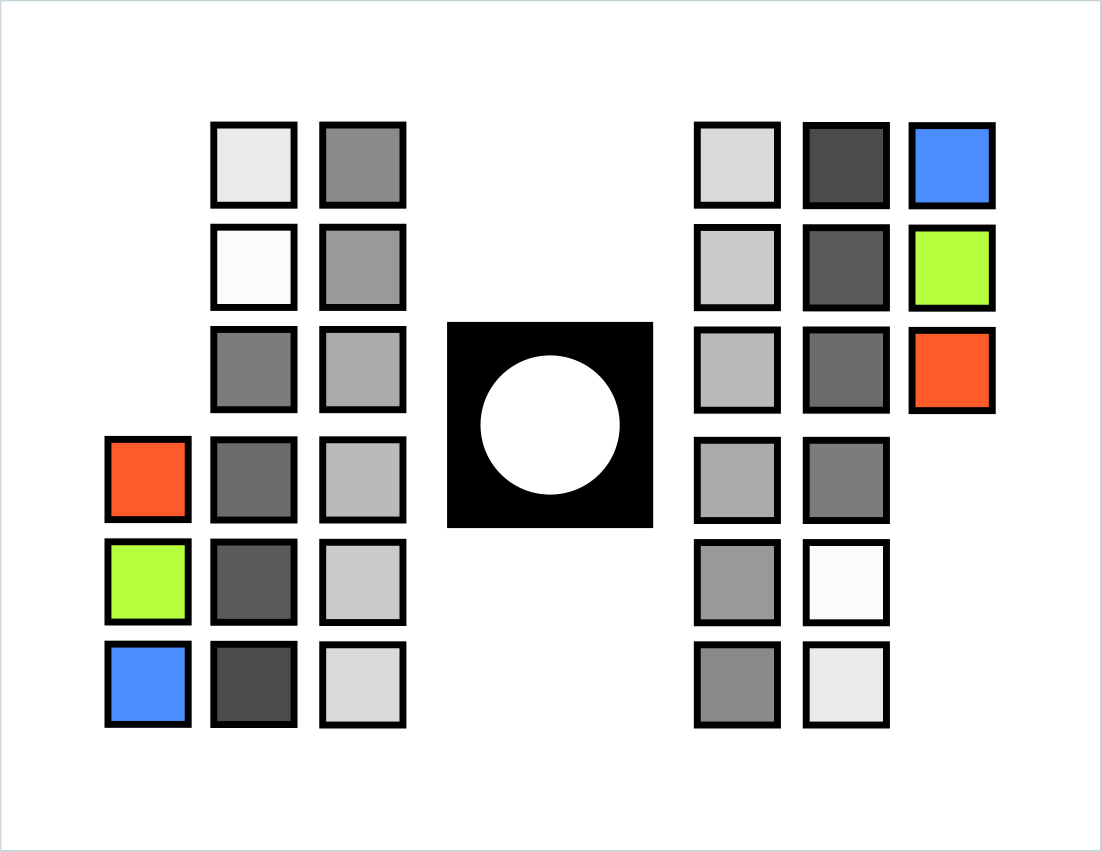
#> input picture app/data/RC_RGB_v1.2.4.jpg, 3304 x 2554 px (shown at 1/3 size)
$ python orb.py   (older library calls are emulated)
#> lines starting #> are read from the running program, lines starting #| are printed output that depends on the picture; after the words box and inside, x2 and y2 are one past the last pixel; in counts of white or black regions, pixels touching at a corner belong together; pictures that were not available may be replaced by others from this repository, and a replacement may not be noted
### utils.py
import numpy as np
import cv2
import cv2 as cv
import matplotlib.pyplot as plt
import math
from pathlib import Path
from sklearn.cross_decomposition import PLSRegression

from config import WIDTH, HEIGHT

font = cv2.FONT_HERSHEY_SIMPLEX


def convert_to_grayscale(image):
    return cv2.cvtColor(image, cv2.COLOR_BGR2GRAY)


def apply_threshold(image, low=127, high=255, mode=cv2.THRESH_BINARY_INV):
    return cv2.threshold(image, low, high, mode)


def resize(image):
    '''
        Reshapes and rotates to fit dims of reference
        If uses different aspect ratio - pad with white pixels
    '''
    h, w, c = image.shape
    if(w < h):
        image = cv2.transpose(image)
        image = cv2.flip(image, flipCode=0)

    return cv2.resize(image, (WIDTH, HEIGHT), cv2.INTER_AREA)


def pad(image, size=32, background=[255, 255, 255]):
    return cv2.copyMakeBorder(
        image.copy(), size, size, size, size, cv2.BORDER_CONSTANT, value=WHITE)


# [84 lines left out: functions median_blur, apply_opening, apply_closing, run_split_visualizer, run_visualizer, calibrate_threshold, not called in this run]


def plot(images, nrows=1, ncols=2, figsize=(16, 6), titles=None):
    fig, ax = plt.subplots(nrows=nrows, ncols=ncols, figsize=figsize)
    axes = [ax] if nrows * ncols == 1 else ax.ravel()
    fig.patch.set_visible(False)
    for i in range(nrows * ncols):
        axes[i].axis('off')
    for i in range(len(images)):
        axes[i].imshow(cv2.cvtColor(images[i], cv2.COLOR_BGR2RGB))
    if titles is not None:
        for i in range(len(titles)):
            axes[i].title.set_text(titles[i])
    fig.tight_layout(pad=0.)
    plt.show()


# [133 lines left out: functions run_orb, run_sift, drawKeyPts, not called in this run]


def sort_contours(contours, base=50):
    return NotImplementedError


# [238 lines left out: functions extract_fast_features, remove_noise_before_keypoint_detecton, angle_cos, extract_all_points, get_color_calibration_model, extract_filter and 1 more, not called in this run]

### orb.py
import numpy as np
import cv2 as cv
from config import reference, target
import utils

img1 = utils.resize(cv.imread(reference))
#> in resize, `h, w, c = image.shape`: h = 2554; w = 3304; c = 3
#> in resize, `return cv2.resize(image, (WIDTH, HEIGHT), cv2.INTER_AREA)`:
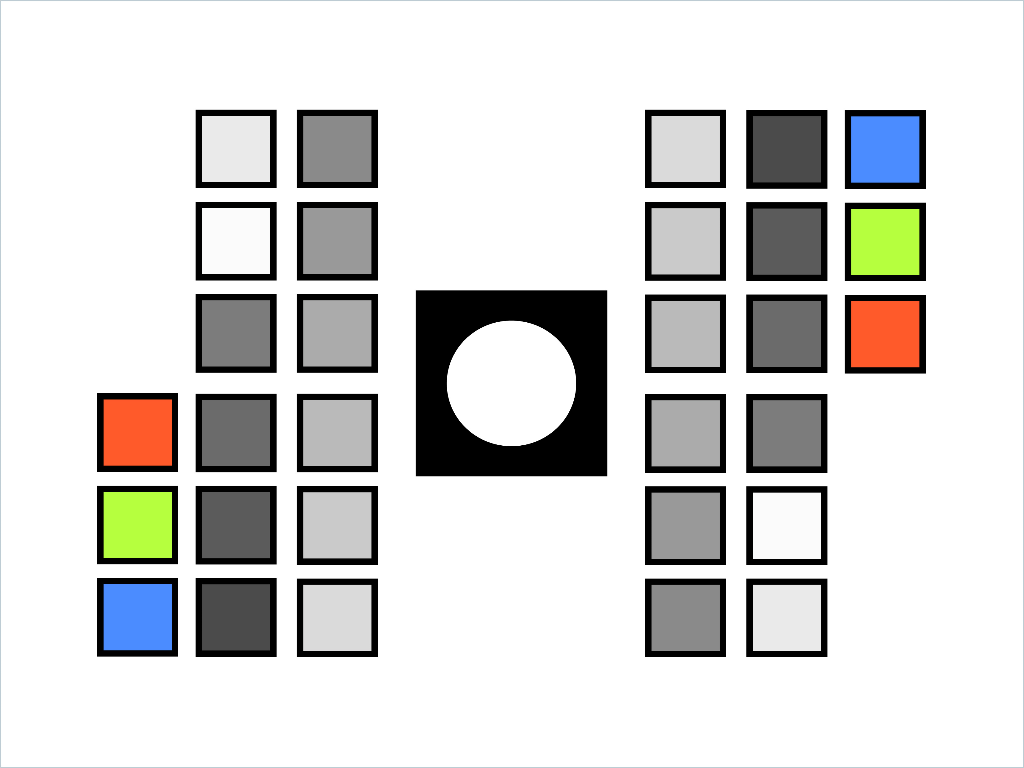
#> returned value: shape (768, 1024, 3); mean of channels 0, 1, 2 211.9, 213.4, 213.6; drawn as B, G, R
img2 = utils.resize(cv.imread(target))
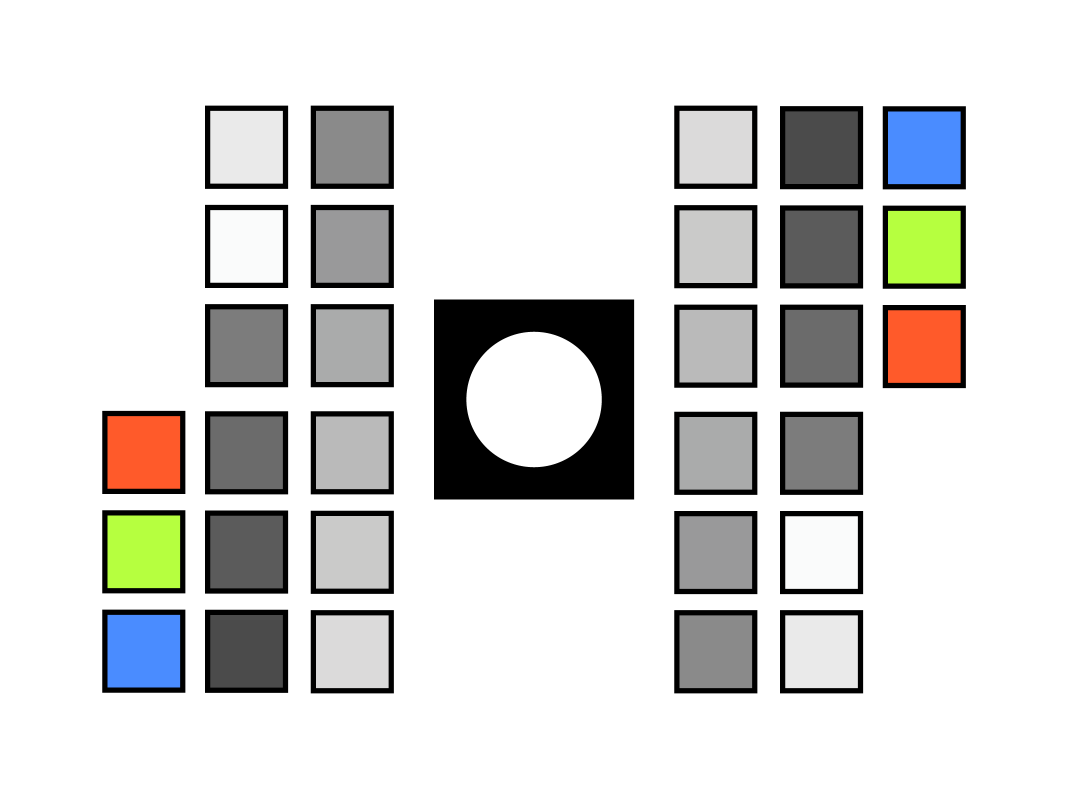
#> input picture app/data/RC_RGB_v1.2.3.png, 4268 x 3201 px, given in place of RCV1.2.4_P1_6h_B.jpg, which was not available (shown at 1/4 size)
#> in resize (call 2), `h, w, c = image.shape`: h = 3201; w = 4268
#> in resize (call 2), `return cv2.resize(image, (WIDTH, HEIGHT), cv2.INTER_AREA)`:
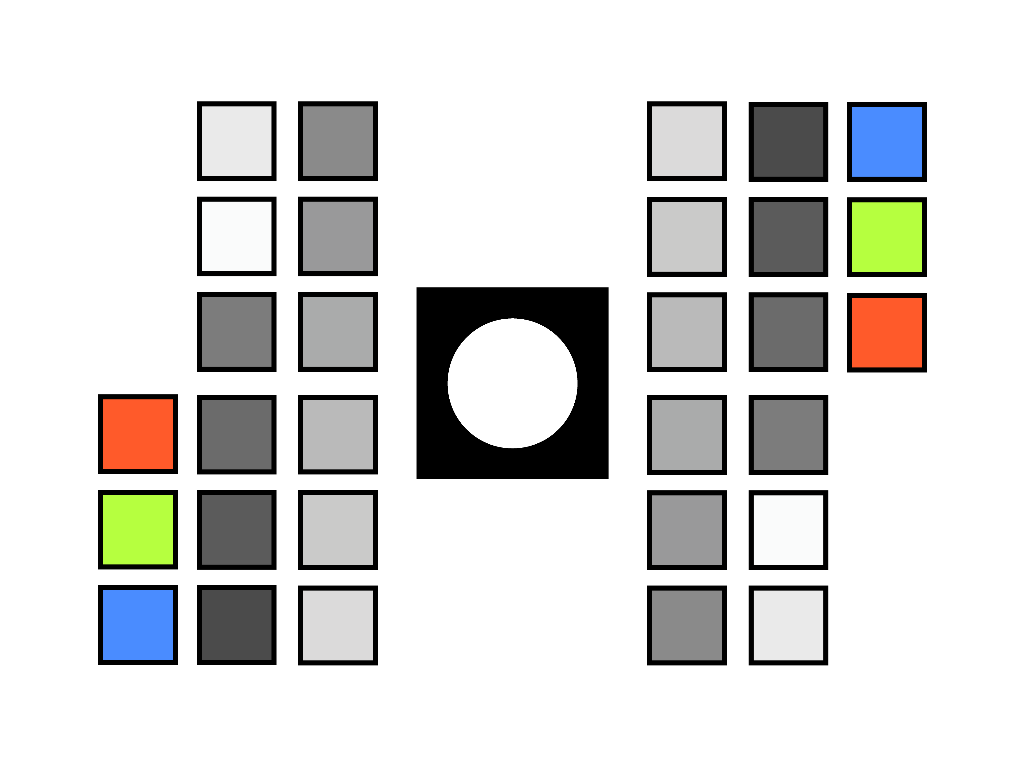
#> returned value: shape (768, 1024, 3); mean of channels 0, 1, 2 214, 215.5, 215.8; drawn as B, G, R
# img = cv.medianBlur(img, 7)
# Source: https://docs.opencv.org/3.4.4/d1/de0/tutorial_py_feature_homography.html
# Slightly edited by methylDragon

MIN_MATCH_COUNT = 10

# Initiate ORB detector
orb = cv.ORB_create(edgeThreshold=15, patchSize=31, nlevels=8, fastThreshold=32,
                    scaleFactor=1.2, WTA_K=2, scoreType=cv.ORB_HARRIS_SCORE, firstLevel=0, nfeatures=500)

# find the keypoints and descriptors with SIFT
kp1, des1 = orb.detectAndCompute(img1, None)
#> kp1 = 500 keypoints; strongest (x, y, size): (723, 656, 31), (725, 654, 31), (377, 185, 31), (725, 562, 31)
kp2, des2 = orb.detectAndCompute(img2, None)
#> kp2 = 425 keypoints; strongest (x, y, size): (198, 179, 37.2), (198, 568, 37.2), (376, 396, 37.2), (198, 396, 37.2)

for k in range(len(kp1)):
    print(kp1[k].pt)
#> this loop made 500 passes
#| (826.0, 656.0)
#| (725.0, 656.0)
#| (297.0, 110.0)
#| (724.0, 110.0)
#| (723.0, 656.0)
#| (845.0, 111.0)
#| (925.0, 111.0)
#| (377.0, 656.0)
#> (further printed lines are left out)

for k in range(len(kp2)):
    print(kp2[k].pt)

print(len(kp1), len(kp2))


FLANN_INDEX_LSH = 6
index_params = dict(algorithm=FLANN_INDEX_LSH,
                    table_number=6,  # 12
                    key_size=12,     # 20
                    multi_probe_level=1)  # 2

# Then set number of searches. Higher is better, but takes longer
search_params = dict(checks=100)

flann = cv.FlannBasedMatcher(index_params, search_params)
matches = flann.knnMatch(des1, des2, k=2)
#> matches = 500 matches

# store all the good matches as per Lowe's ratio test.
good = []
for m, n in matches:
    if m.distance < 0.7*n.distance:
        good.append(m)
#> after the loop, good = 112 matches

if len(good) > MIN_MATCH_COUNT:
    src_pts = np.float32([kp1[m.queryIdx].pt for m in good]).reshape(-1, 1, 2)
#> src_pts = 112 rows, first 8: [725, 488], [826, 487], [924, 280], [416, 291], [196, 371], [196, 110], [416, 475], [196, 394]
    dst_pts = np.float32([kp2[m.trainIdx].pt for m in good]).reshape(-1, 1, 2)
#> dst_pts = 112 rows, first 8: [376.8, 198], [925.2, 294], [275, 180], [417, 288], [274.8, 663.6], [274.8, 663.6], [607, 288], [274.8, 663.6]

    M, mask = cv.findHomography(src_pts, dst_pts, cv.RANSAC, 5.0)
#> M = [[-1, -0.00111, 1023.4], [0.00072, -1.03, 777.2], [8.3e-07, 1.18e-07, 1]]; mask = 112 values, max 1 at index 6, min 0 at index 0, mean 0.268

    matchesMask = mask.ravel().tolist()
#> matchesMask has the same summary as mask

    try:
        h, w, d = img1.shape
#> h = 768; w = 1024; d = 3
    except:
        h, w = img1.shape

    pts = np.float32([[0, 0], [0, h-1], [w-1, h-1], [w-1, 0]]
                     ).reshape(-1, 1, 2)

    dst = cv.perspectiveTransform(pts, M)
#> dst = [[1023.4, 777.2], [1022.4, -15.77], [-1.2, -15.02], [-0.346, 777.3]]
    img2 = cv.polylines(img2, [np.int32(dst)], True, 255, 3, cv.LINE_AA)
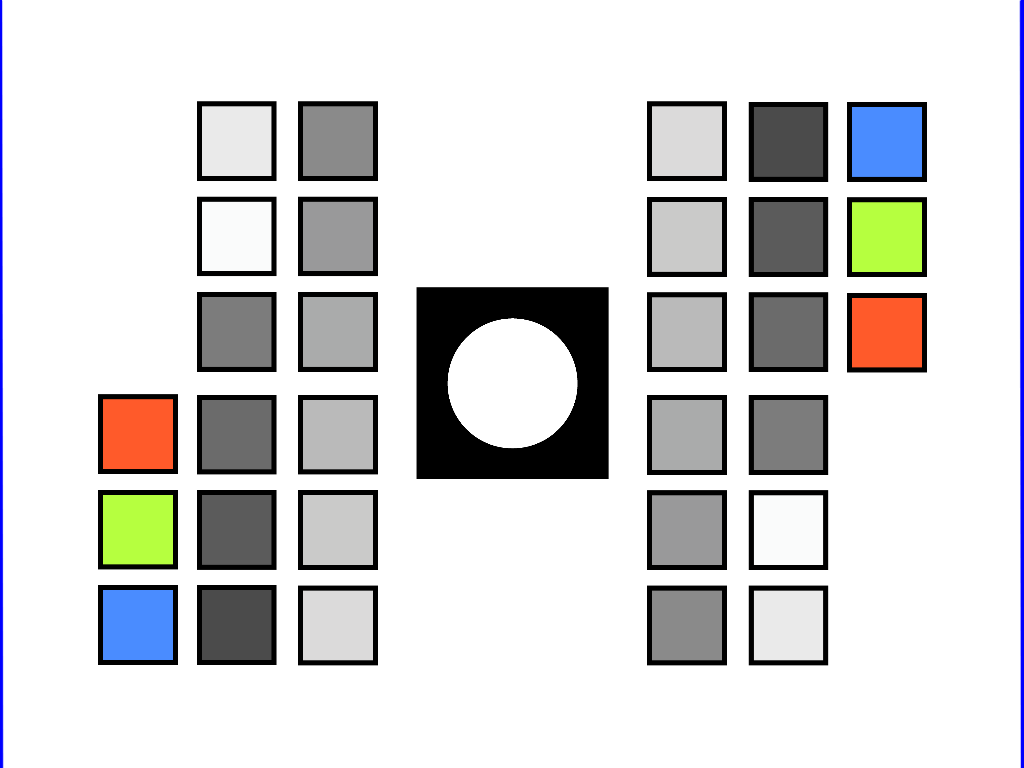
#> img2: shape (768, 1024, 3); 0.78% of pixels changed, all inside (x1, y1, x2, y2) = (0, 0, 1024, 768); drawn as B, G, R
else:
    print("Not enough matches are found - {}/{}".format(len(good), MIN_MATCH_COUNT))
    matchesMask = None

draw_params = dict(matchColor=(0, 255, 0),  # draw matches in green color
                   singlePointColor=None,
                   matchesMask=matchesMask,  # draw only inliers
                   flags=2)
#> draw_params = 4 items
img3 = cv.drawMatches(img1, kp1, img2, kp2, good, None, **draw_params)
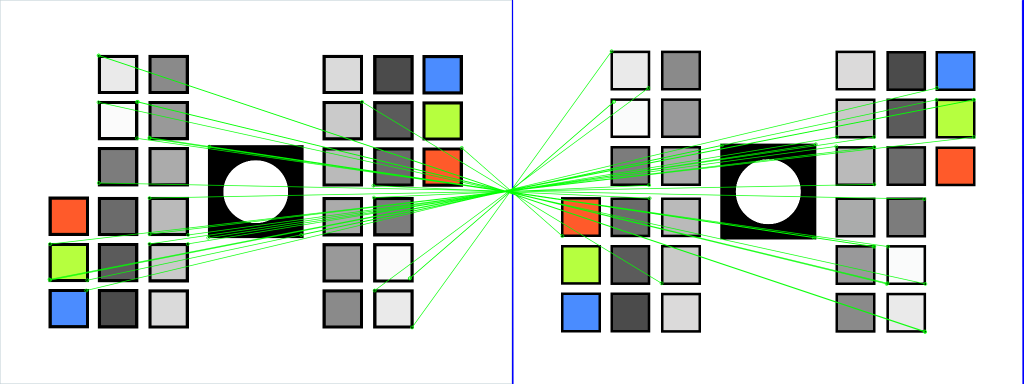
#> img3: shape (768, 2048, 3) (shown at 1/2 size); mean of channels 0, 1, 2 208.3, 215.8, 209; drawn as B, G, R

utils.plot([img3], ncols=1)
#> the loop in plot, `for i in range(len(images)):` made 1 pass
